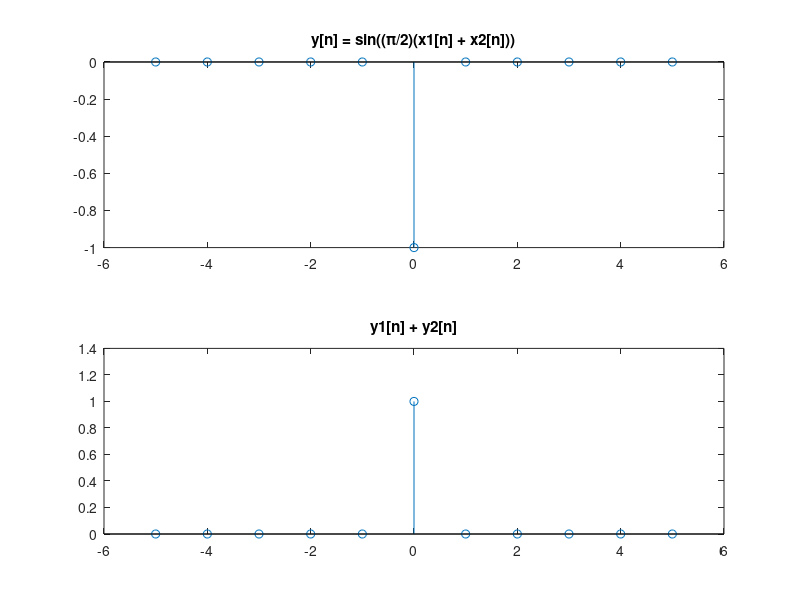

Recreate this plot in MATLAB.
n = -5:5;
x1 = [zeros(1,5), 1, zeros(1,5)]; % x1[n] = delta[n]
x2 = 2 * x1; % x2[n] = 2*delta[n]

y1 = sin((pi/2) * x1);
y2 = sin((pi/2) * x2);

% 检查线性性
y_sum = sin((pi/2) * (x1 + x2));
y1_plus_y2 = y1 + y2;

figure;
subplot(2,1,1);
stem(n, y_sum);
title('y[n] = sin((\pi/2)(x1[n] + x2[n]))');
subplot(2,1,2);
stem(n, y1_plus_y2);
title('y1[n] + y2[n]');